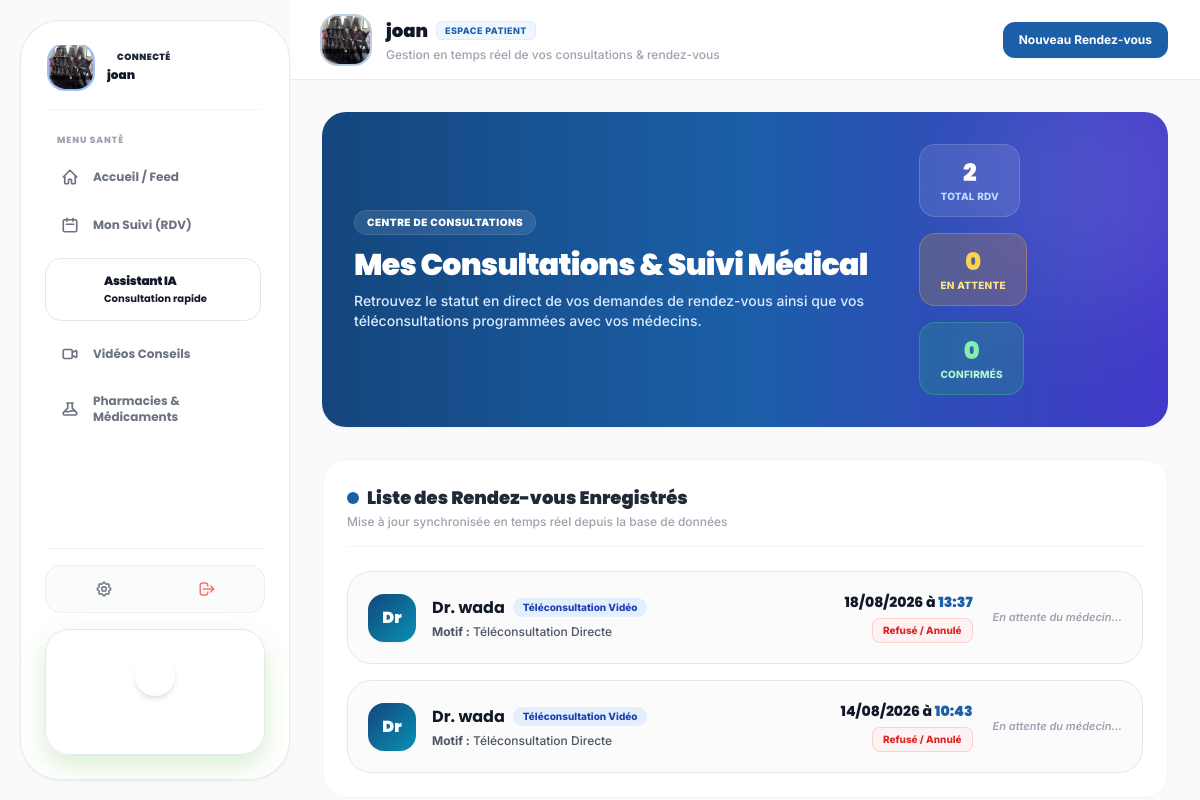
/consultations/ (signed in), run on an earlier commit of the app's database.
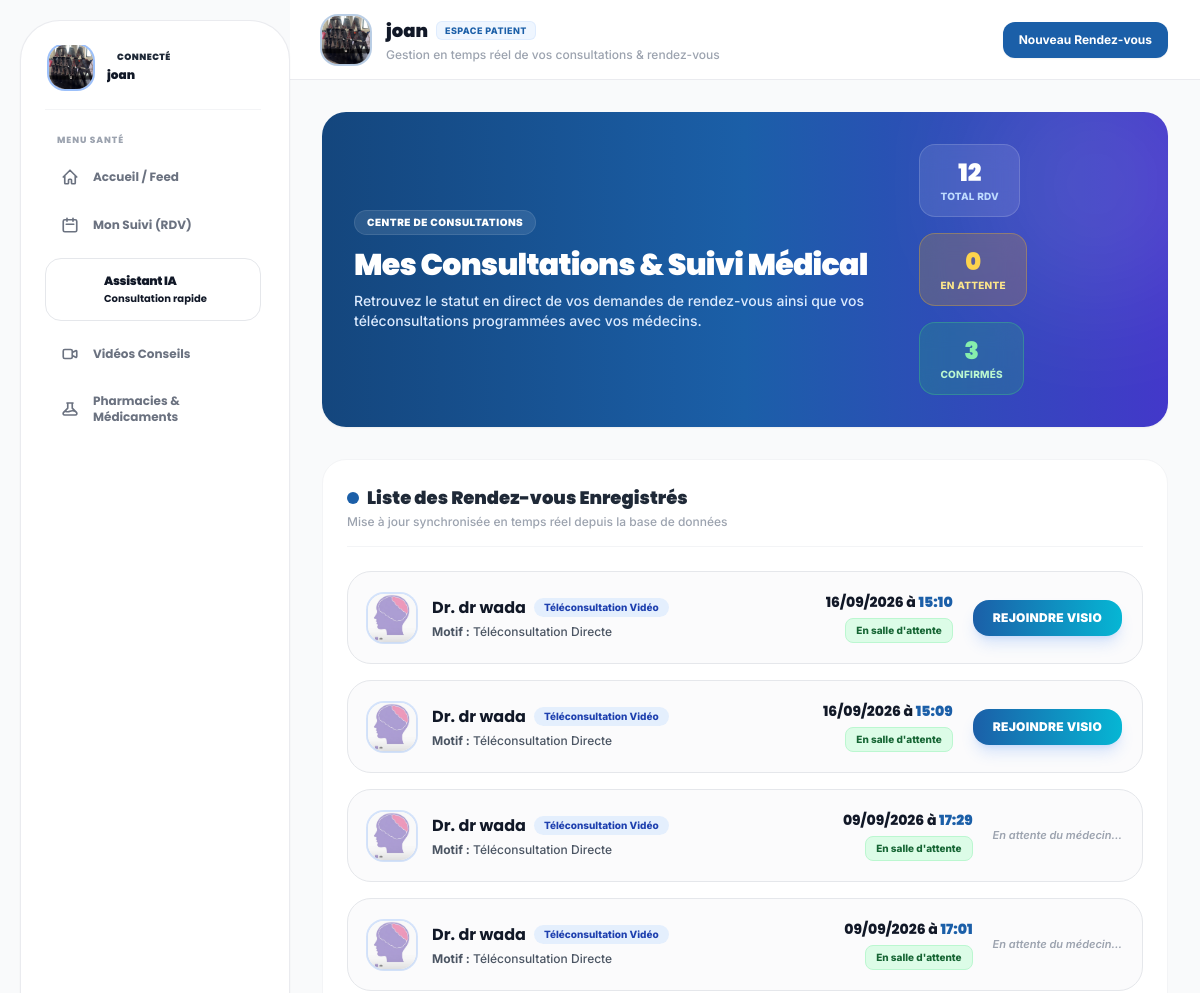
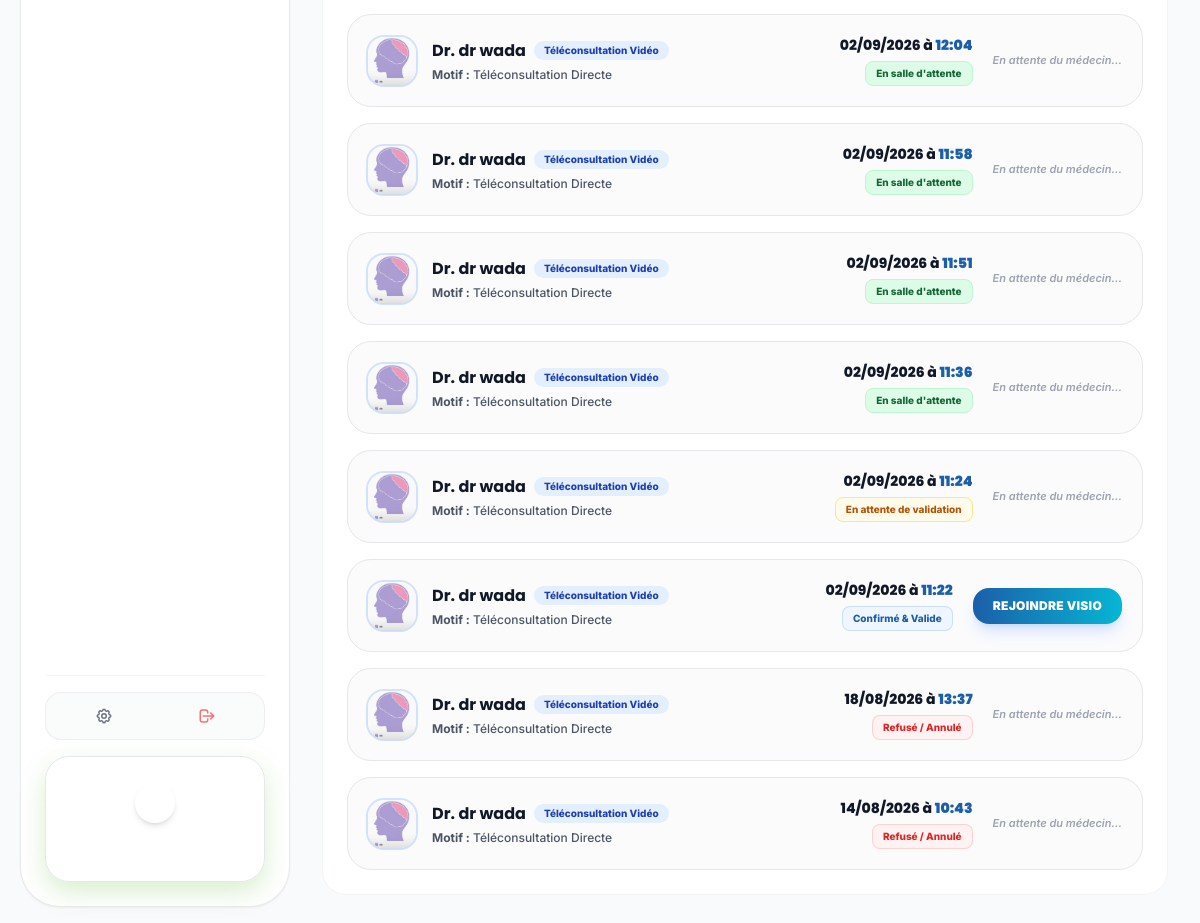
And on a later commit of the database (2 pictures, top to bottom).
### consultations/models.py (models this page shows, shortened)
class RendezVous(models.Model):
    CONSULTATION_TYPES = [
        ('video', 'Téléconsultation Vidéo'),
        ('audio', 'Téléconsultation Audio'),
        ('cabinet', 'Consultation en Cabinet'),
    ]
    STATUS_CHOICES = [
        ('confirmed', 'Confirmé'),
        ('pending', 'En attente'),
        ('in_progress', 'En cours'),
        ('completed', 'Terminé'),
        ('cancelled', 'Annulé'),
    ]
    patient = models.ForeignKey(
        settings.AUTH_USER_MODEL,
        on_delete=models.CASCADE,
        related_name='patient_appointments'
    )
    doctor = models.ForeignKey(
        settings.AUTH_USER_MODEL,
        on_delete=models.CASCADE,
        related_name='doctor_appointments'
    )
    consultation_type = models.CharField(
        max_length=20,
        choices=CONSULTATION_TYPES,
        default='video',
        verbose_name="Type de consultation"
    )
    date = models.DateField(verbose_name="Date du RDV")
    time_slot = models.CharField(max_length=20, verbose_name="Créneau horaire (ex: 10:00)")
    reason = models.CharField(max_length=255, verbose_name="Motif de la consultation")
    notes = models.TextField(blank=True, null=True, verbose_name="Symptômes / Remarques du patient")
    status = models.CharField(max_length=20, choices=STATUS_CHOICES, default='confirmed')
    in_waiting_room = models.BooleanField(default=False, verbose_name="Dans la salle d'attente")
    room_name = models.CharField(max_length=100, blank=True, null=True, verbose_name="Nom du salon de visio")
    created_at = models.DateTimeField(auto_now_add=True)
    class Meta:
        ordering = ['date', 'time_slot']

### accounts/models.py (models this page shows, shortened)
class CustomUser(AbstractUser):
    email = models.EmailField(
        'adresse email',
        unique=True,
        error_messages={'unique': "Un utilisateur avec cette adresse email existe déjà."}
    )
    PATIENT = 'patient'
    MEDECIN = 'medecin'
    PHARMACIE = 'pharmacie'
    ADMIN = 'admin'
    ROLE_CHOICES = [
        (PATIENT, 'Patient'),
        (MEDECIN, 'Médecin'),
        (PHARMACIE, 'Pharmacie'),
        (ADMIN, 'Administrateur'),
    ]
    role = models.CharField(
        max_length=20,
        choices=ROLE_CHOICES,
        default=PATIENT,
        verbose_name="Rôle"
    )
    phone_number = models.CharField(
        max_length=20,
        blank=True,
        null=True,
        verbose_name="Numéro de téléphone"
    )
    profile_picture = models.ImageField(
        upload_to='profiles/',
        blank=True,
        null=True,
        verbose_name="Photo de profil"
    )
    dark_mode_enabled = models.BooleanField(
        default=False,
        verbose_name="Mode sombre activé"
    )

### consultations/views.py (the view)
# urls.py: path('', views.ConsultationListView.as_view(), name='list'),
class ConsultationListView(LoginRequiredMixin, TemplateView):
    template_name = 'consultations/list.html'
    def get_context_data(self, **kwargs):
        context = super().get_context_data(**kwargs)
        if getattr(self.request.user, 'role', '') == 'medecin':
            rdvs = RendezVous.objects.filter(doctor=self.request.user).select_related('patient').order_by('-date', '-time_slot')
            context['is_doctor'] = True
        else:
            rdvs = RendezVous.objects.filter(patient=self.request.user).select_related('doctor').order_by('-date', '-time_slot')
            context['is_doctor'] = False
        context['all_rdvs'] = rdvs
        context['pending_rdvs'] = rdvs.filter(status='pending')
        context['confirmed_rdvs'] = rdvs.filter(status='confirmed')
        context['cancelled_rdvs'] = rdvs.filter(status='cancelled')
        return context

### administration/context_processors.py (called while the page is built)
def site_appearance(request):
    appearance = SiteAppearance.objects.first()
    if not appearance:
        appearance = SiteAppearance.objects.create()
    return {
        'site_appearance': appearance
    }

### consultations/templates/consultations/list.html (shortened to what the changed rows need)
{% load static %}
{% load i18n static %}
<!DOCTYPE html>
<html lang="fr" class="{% if user.is_authenticated and user.dark_mode_enabled %}dark{% endif %}">
<head>
    <script src="{% static 'core/js/tailwindcss.js' %}"></script>
</head>
<body class="bg-gray-50/80 font-inter text-gray-800 antialiased overflow-hidden">
    <div class="flex h-screen overflow-hidden bg-gray-50/50">
        <div class="flex-1 flex flex-col min-h-screen overflow-hidden">
            <header class="h-20 bg-white border-b border-gray-200/80 px-4 md:px-8 flex items-center justify-between flex-shrink-0 z-30 select-none">
                <div class="flex items-center space-x-3 sm:space-x-4">
                    <div>
                        <div class="flex flex-wrap items-center gap-1 sm:gap-2">
                            <h2 class="text-sm sm:text-base md:text-lg font-black font-poppins text-gray-900 leading-tight">
                                {% if is_doctor or user.role == 'medecin' %}Dr. {% endif %}{% if user.last_name %}{{ user.first_name }} {{ user.last_name }}{% else %}{{ user.username }}{% endif %}
                            </h2>
                        </div>
                    </div>
                </div>
            </header>
            <main class="flex-1 overflow-y-auto p-4 md:p-8 pb-32 lg:pb-8 custom-scrollbar">
                <div class="bg-gradient-to-r from-medical-dark via-medical-blue to-indigo-700 text-white rounded-3xl p-6 md:p-8 shadow-sm flex flex-col md:flex-row justify-between items-start md:items-center gap-6 mb-8 select-none relative overflow-hidden">
                    <div class="z-10 space-y-2 max-w-xl">
                        <h1 class="text-2xl md:text-3xl font-black font-poppins tracking-tight">
                            {% if is_doctor or user.role == 'medecin' %}
                                Agenda & Demandes de Patients <i class="ti ti-stethoscope"></i>
                            {% else %}
                                Mes Consultations & Suivi Médical
                            {% endif %}
                        </h1>
                    </div>
                    <div class="z-10 flex flex-wrap gap-2 sm:gap-4 w-full md:w-auto">
                        <div class="bg-white/10 backdrop-blur-md px-5 py-3 rounded-2xl border border-white/15 flex flex-col items-center justify-center flex-1 sm:flex-initial min-w-[90px]">
                            <span class="text-2xl font-black font-poppins">{{ all_rdvs|length }}</span>
                            <span class="text-[10px] text-blue-200 font-extrabold uppercase tracking-wide">Total RDV</span>
                        </div>
                        <div class="bg-green-500/20 backdrop-blur-md px-5 py-3 rounded-2xl border border-green-400/30 flex flex-col items-center justify-center flex-1 sm:flex-initial min-w-[90px]">
                            <span class="text-2xl font-black font-poppins text-green-300">{{ confirmed_rdvs|length }}</span>
                            <span class="text-[10px] text-green-200 font-extrabold uppercase tracking-wide">Confirmés</span>
                        </div>
                    </div>
                </div>
                <div class="bg-white border border-gray-100 rounded-3xl p-6 shadow-xs space-y-6">
                    <div class="space-y-4">
                        {% if all_rdvs %}
                            {% for rdv in all_rdvs %}
                            <div class="p-4 sm:p-5 rounded-3xl bg-gray-50/70 border border-gray-150 hover:border-medical-blue/40 hover:bg-white hover:shadow-md transition-all duration-300 flex flex-col md:flex-row justify-between items-start md:items-center gap-5">
                                <div class="flex items-start sm:items-center space-x-4">
                                    {% if is_doctor or user.role == 'medecin' %}
                                        {% if rdv.patient.profile_picture %}
                                            <img class="w-12 h-12 rounded-2xl object-cover ring-2 ring-blue-500/20 shadow-sm flex-shrink-0" src="{{ rdv.patient.profile_picture.url }}" alt="{{ rdv.patient.username }}">
                                        {% else %}
                                            <div class="w-12 h-12 rounded-2xl bg-gradient-to-br from-medical-blue to-blue-700 text-white flex items-center justify-center font-black text-base font-poppins shadow-sm flex-shrink-0">
                                                {{ rdv.patient.username|slice:":2"|upper }}
                                            </div>
                                        {% endif %}
                                        <div>
                                            <div class="flex flex-wrap items-center gap-2">
                                                <h4 class="text-sm sm:text-base font-bold text-gray-900 font-poppins">{{ rdv.patient.username }}</h4>
                                                <span class="bg-blue-100/70 text-blue-800 font-extrabold text-[10px] px-2.5 py-0.5 rounded-full border border-blue-200/60">{{ rdv.get_consultation_type_display }}</span>
                                            </div>
                                            <p class="text-xs text-gray-600 font-medium mt-1"><i class="ti ti-file-text"></i> <span class="font-bold">Motif :</span> {{ rdv.reason }}</p>
                                            {% if rdv.notes %}
                                                <p class="text-[11px] text-gray-400 italic mt-0.5">"{{ rdv.notes }}"</p>
                                            {% endif %}
                                        </div>
                                    {% else %}
                                        {% if rdv.doctor.profile_picture %}
                                            <img class="w-12 h-12 rounded-2xl object-cover ring-2 ring-blue-500/20 shadow-sm flex-shrink-0" src="{{ rdv.doctor.profile_picture.url }}" alt="{{ rdv.doctor.username }}">
                                        {% else %}
                                            <div class="w-12 h-12 rounded-2xl bg-gradient-to-br from-medical-dark to-cyan-600 text-white flex items-center justify-center font-black text-base font-poppins shadow-sm flex-shrink-0">
                                                Dr
                                            </div>
                                        {% endif %}
                                        <div>
                                            <div class="flex flex-wrap items-center gap-2">
                                                <h4 class="text-sm sm:text-base font-bold text-gray-900 font-poppins">Dr. {% if rdv.doctor.last_name %}{{ rdv.doctor.first_name }} {{ rdv.doctor.last_name }}{% else %}{{ rdv.doctor.username }}{% endif %}</h4>
                                                <span class="bg-blue-100/70 text-blue-800 font-extrabold text-[10px] px-2.5 py-0.5 rounded-full">{{ rdv.get_consultation_type_display }}</span>
                                            </div>
                                            <p class="text-xs text-gray-600 font-medium mt-1"> <span class="font-bold">Motif :</span> {{ rdv.reason }}</p>
                                        </div>
                                    {% endif %}
                                </div>
                                <div class="flex flex-wrap md:flex-col lg:flex-row items-center justify-between md:justify-end w-full md:w-auto gap-3 pt-3 md:pt-0 border-t md:border-t-0 border-gray-200/60">
                                    <div class="text-left md:text-right mr-2">
                                        <div class="text-xs sm:text-sm font-extrabold text-gray-900 font-poppins"> {{ rdv.date|date:"d/m/Y" }} à <span class="text-medical-blue font-black">{{ rdv.time_slot }}</span></div>
                                        <div class="mt-1">
                                            {% if rdv.in_waiting_room %}
                                                <span class="inline-flex items-center px-2.5 py-1 rounded-lg text-[10px] font-extrabold bg-green-100 text-green-800 animate-pulse border border-green-200"> En salle d'attente</span>
                                            {% elif rdv.status == 'confirmed' %}
                                                <span class="inline-flex items-center px-2.5 py-1 rounded-lg text-[10px] font-extrabold bg-blue-50 text-medical-blue border border-blue-200/80"> Confirmé & Valide</span>
                                            {% elif rdv.status == 'cancelled' %}
                                                <span class="inline-flex items-center px-2.5 py-1 rounded-lg text-[10px] font-extrabold bg-red-50 text-red-600 border border-red-200/80"> Refusé / Annulé</span>
                                            {% else %}
                                                <span class="inline-flex items-center px-2.5 py-1 rounded-lg text-[10px] font-extrabold bg-amber-50 text-amber-700 border border-amber-200 animate-pulse"> En attente de validation</span>
                                            {% endif %}
                                        </div>
                                    </div>
                                    {% if is_doctor or user.role == 'medecin' %}
                                        <div class="flex flex-wrap items-center gap-2 w-full sm:w-auto justify-end">
                                            {% if rdv.status != 'confirmed' %}
                                            <form method="POST" action="{% url 'consultations:accept_appointment' rdv.id %}">
                                                {% csrf_token %}
                                                <button type="submit" class="px-4 py-2.5 bg-medical-blue hover:bg-medical-dark text-white text-xs font-extrabold rounded-2xl transition-all shadow-md hover:shadow-lg flex items-center space-x-1.5 uppercase tracking-wide transform active:scale-95">
                                                    <span><i class="ti ti-check"></i> Accepter</span>
                                                </button>
                                            </form>
                                            {% endif %}
                                            {% if rdv.status != 'cancelled' %}
                                            <form method="POST" action="{% url 'consultations:reject_appointment' rdv.id %}">
                                                {% csrf_token %}
                                                <button type="submit" class="px-3.5 py-2.5 bg-red-50 hover:bg-red-100 text-red-600 text-xs font-extrabold rounded-2xl transition-all border border-red-200 flex items-center space-x-1 uppercase tracking-wide transform active:scale-95">
                                                    <span><i class="ti ti-x"></i> Refuser</span>
                                                </button>
                                            </form>
                                            {% endif %}
                                            <a href="{% url 'medecins:patients' %}" class="px-4 py-2.5 bg-gray-100 hover:bg-medical-blue hover:text-white text-gray-700 text-xs font-extrabold rounded-2xl transition-all shadow-xs uppercase tracking-wide">
                                                 Dossier
                                            </a>
                                        </div>
                                    {% else %}
                                        <div class="flex items-center gap-2">
                                            {% if rdv.status == 'confirmed' %}
                                                <a href="{% url 'teleconsultation:rejoindre_appel' rdv.id %}" class="px-5 py-2.5 bg-gradient-to-r from-medical-blue to-cyan-500 hover:from-blue-700 hover:to-cyan-600 text-white font-black text-xs rounded-2xl shadow-lg shadow-blue-500/20 uppercase tracking-wide transition-all transform active:scale-95">
                                                     Rejoindre Visio
                                                </a>
                                            {% else %}
                                                <span class="text-[11px] font-semibold text-gray-400 italic">En attente du médecin...</span>
                                            {% endif %}
                                        </div>
                                    {% endif %}
                                </div>
                            </div>
                            {% endfor %}
                        {% endif %}
                    </div>
                </div>
            </main>
        </div>
    </div>
</body>
</html>

What changed in the data, as far as the page shows it:
added RendezVous: doctor.profile_picture (picture), doctor.last_name "dr wada", consultation_type "Téléconsultation Vidéo", reason "Téléconsultation Directe", date "16/09/2026", time_slot "15:10", in_waiting_room "En salle d'attente", status "REJOINDRE VISIO"
added RendezVous: doctor.profile_picture (picture), doctor.last_name "dr wada", consultation_type "Téléconsultation Vidéo", reason "Téléconsultation Directe", date "16/09/2026", time_slot "15:09", in_waiting_room "En salle d'attente", status "REJOINDRE VISIO"
added RendezVous: doctor.profile_picture (picture), doctor.last_name "dr wada", consultation_type "Téléconsultation Vidéo", reason "Téléconsultation Directe", date "09/09/2026", time_slot "17:29", in_waiting_room "En salle d'attente", status "En attente du médecin..."
added RendezVous: doctor.profile_picture (picture), doctor.last_name "dr wada", consultation_type "Téléconsultation Vidéo", reason "Téléconsultation Directe", date "09/09/2026", time_slot "17:01", in_waiting_room "En salle d'attente", status "En attente du médecin..."
added RendezVous: doctor.profile_picture (picture), doctor.last_name "dr wada", consultation_type "Téléconsultation Vidéo", reason "Téléconsultation Directe", date "02/09/2026", time_slot "12:04", in_waiting_room "En salle d'attente", status "En attente du médecin..."
added RendezVous: doctor.profile_picture (picture), doctor.last_name "dr wada", consultation_type "Téléconsultation Vidéo", reason "Téléconsultation Directe", date "02/09/2026", time_slot "11:58", in_waiting_room "En salle d'attente", status "En attente du médecin..."
added RendezVous: doctor.profile_picture (picture), doctor.last_name "dr wada", consultation_type "Téléconsultation Vidéo", reason "Téléconsultation Directe", date "02/09/2026", time_slot "11:51", in_waiting_room "En salle d'attente", status "En attente du médecin..."
added RendezVous: doctor.profile_picture (picture), doctor.last_name "dr wada", consultation_type "Téléconsultation Vidéo", reason "Téléconsultation Directe", date "02/09/2026", time_slot "11:36", in_waiting_room "En salle d'attente", status "En attente du médecin..."
added RendezVous: doctor.profile_picture (picture), doctor.last_name "dr wada", consultation_type "Téléconsultation Vidéo", reason "Téléconsultation Directe", date "02/09/2026", time_slot "11:24", in_waiting_room "En attente de validation", status "En attente du médecin..."
added RendezVous: doctor.profile_picture (picture), doctor.last_name "dr wada", consultation_type "Téléconsultation Vidéo", reason "Téléconsultation Directe", date "02/09/2026", time_slot "11:22", in_waiting_room "Confirmé & Valide", status "REJOINDRE VISIO"
changed through a linked row, RendezVous (number 11 of 12 on the later page): doctor.profile_picture: picture added; doctor.last_name (not shown) → "dr wada"; doctor.username "wada" → (not shown)
changed through a linked row, RendezVous (number 12 of 12 on the later page): doctor.profile_picture: picture added; doctor.last_name (not shown) → "dr wada"; doctor.username "wada" → (not shown)
Also different on the page:
{{ all_rdvs|length }}: "2" → "12"
{{ confirmed_rdvs|length }}: "0" → "3"
